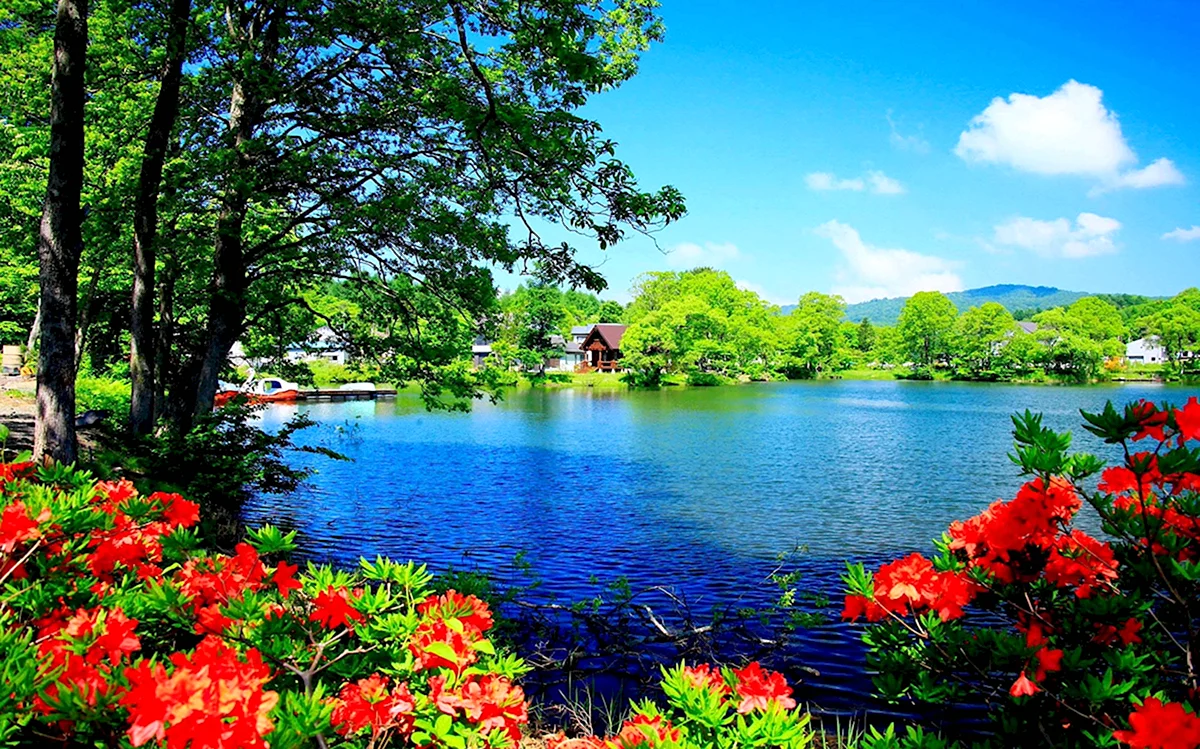
#> input picture image.jpg, 1200 x 749 px
$ python bfs_ff.py
#> lines starting #> are read from the running program, lines starting #| are printed output that depends on the picture
# Сделать фильтрацию изображения при помощи преобразования Фурье,
#оставить только быстрые частоты


import cv2
import numpy as np


image = cv2.imread('image.jpg', cv2.IMREAD_GRAYSCALE)
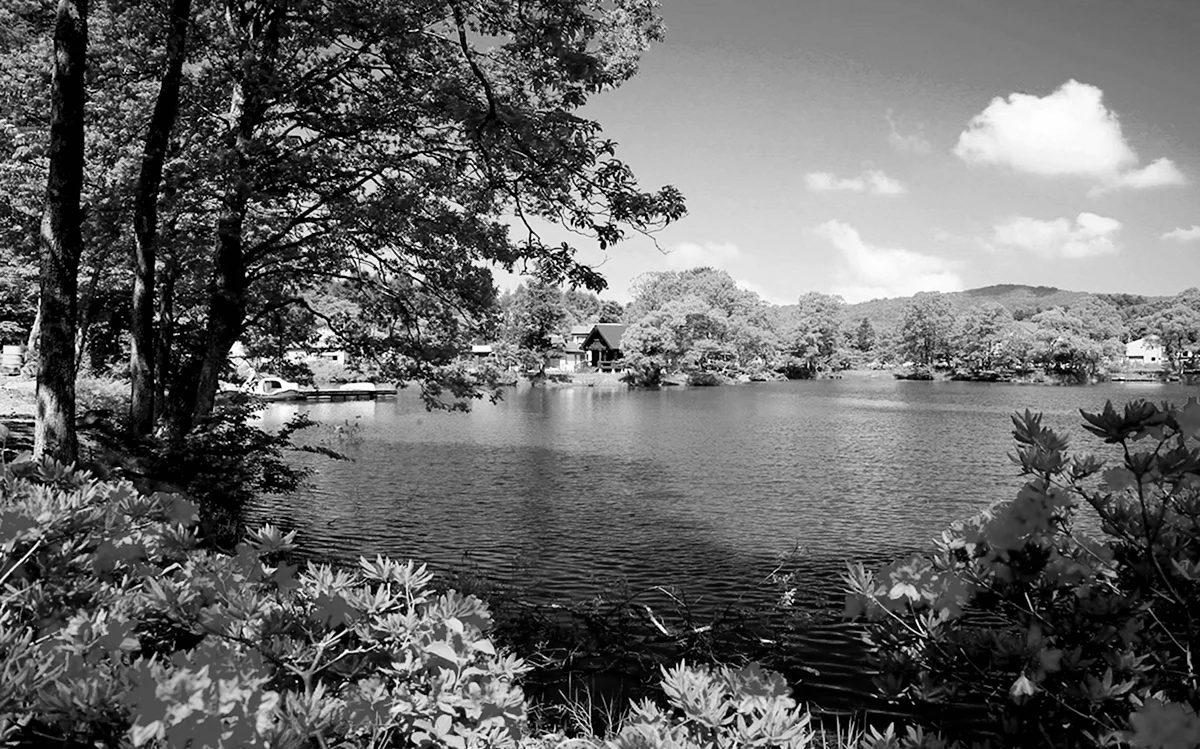
#> image: shape (749, 1200); min 0, max 255, mean 103

dft = cv2.dft(np.float32(image), flags=cv2.DFT_COMPLEX_OUTPUT)
dft_shift = np.fft.fftshift(dft)

rows, cols = image.shape
#> rows = 749; cols = 1200
crow, ccol = rows // 2, cols // 2
#> crow = 374; ccol = 600


mask = np.ones((rows, cols, 2), np.float32)
r = 30
cv2.circle(mask, (ccol, crow), r, (0, 0, 0), -1)

dft_shift_filtered = dft_shift * mask

idft_shift = np.fft.ifftshift(dft_shift_filtered)
img_back = cv2.idft(idft_shift)
img_back = cv2.magnitude(img_back[:, :, 0], img_back[:, :, 1])
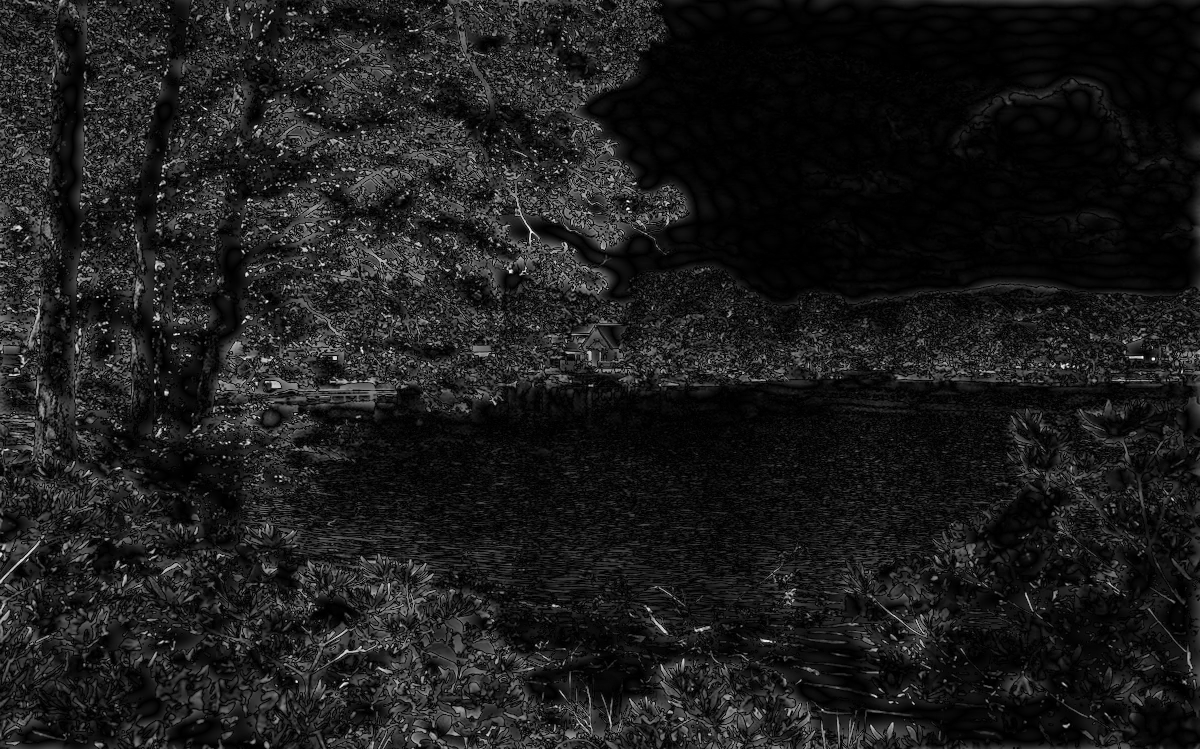
#> img_back: shape (749, 1200) float32; min 6.29, max 207233248, mean 23069864; drawn with min black and max white

img_back = cv2.normalize(img_back, None, 0, 255, cv2.NORM_MINMAX)
img_back = np.uint8(img_back)

cv2.imshow('Image', img_back)

cv2.waitKey(0)
cv2.destroyAllWindows()
